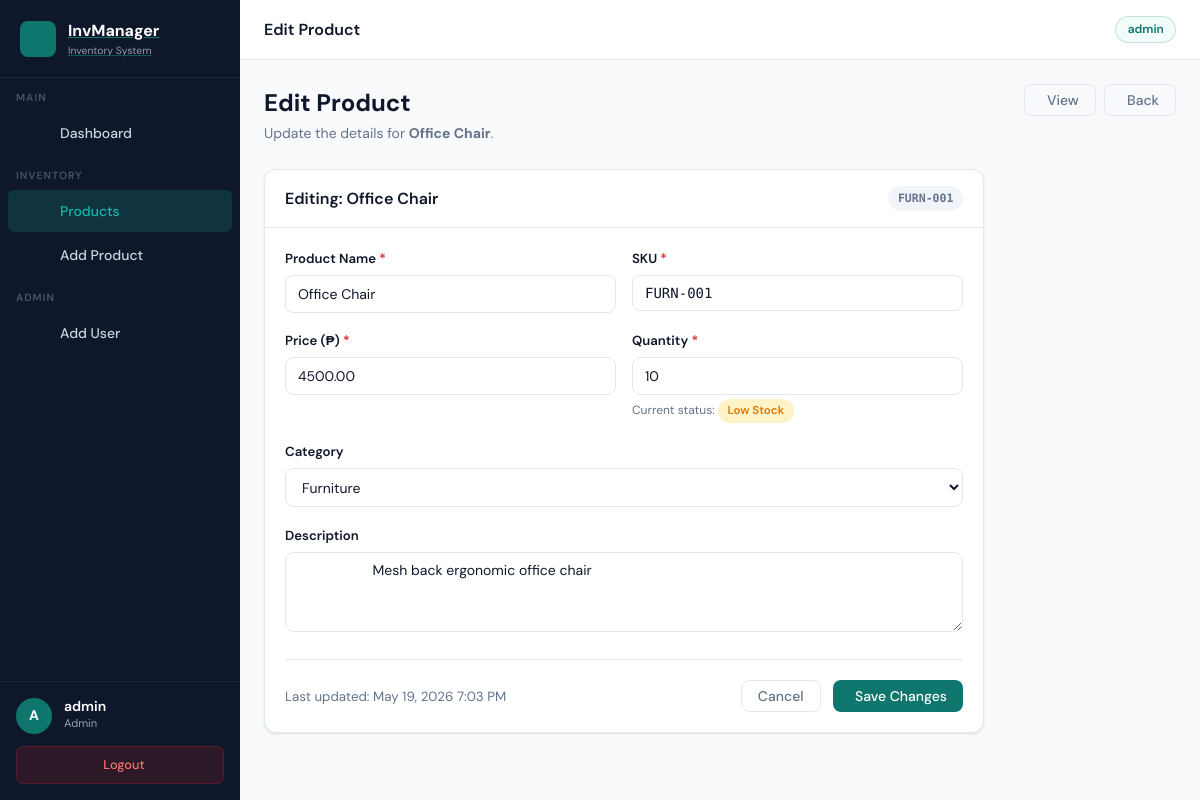
The page /views/products/edit.php?id=5 (signed in) on the database its author committed.
### tables this page shows
CREATE TABLE IF NOT EXISTS products (
    id          INT AUTO_INCREMENT PRIMARY KEY,
    name        VARCHAR(150) NOT NULL,
    sku         VARCHAR(80)  NOT NULL UNIQUE,
    category_id INT,
    price       DECIMAL(10,2) NOT NULL DEFAULT 0.00,
    quantity    INT          NOT NULL DEFAULT 0,
    description TEXT,
    created_by  INT,                               
    created_at  DATETIME DEFAULT CURRENT_TIMESTAMP,
    updated_at  DATETIME DEFAULT CURRENT_TIMESTAMP ON UPDATE CURRENT_TIMESTAMP,

    FOREIGN KEY (category_id) REFERENCES categories(id) ON DELETE SET NULL,
    FOREIGN KEY (created_by)  REFERENCES users(id)      ON DELETE SET NULL
);

CREATE TABLE IF NOT EXISTS categories (
    id          INT AUTO_INCREMENT PRIMARY KEY,
    name        VARCHAR(100) NOT NULL UNIQUE,
    description TEXT,
    created_at  DATETIME DEFAULT CURRENT_TIMESTAMP
);

### controllers/ProductController.php (called while the page is built, shortened)
<?php
require_once __DIR__ . '/../models/Product.php';
class ProductController {
    private mysqli $conn;
    public function __construct(mysqli $conn) {
        $this->conn = $conn;
    }
    public function getById(int $id): ?Product {
        $stmt = $this->conn->prepare(
            'SELECT p.*, c.name AS category_name
               FROM products p
               LEFT JOIN categories c ON p.category_id = c.id
              WHERE p.id = ?
              LIMIT 1'
        );
        $stmt->bind_param('i', $id);
        $stmt->execute();
        $result = $stmt->get_result();
        $row = $result->fetch_assoc();
        return new Product(
            $row['name'],
            $row['sku'],
            (float)$row['price'],
            (int)$row['quantity'],
            $row['description'] ?? '',
            $row['category_id'] ? (int)$row['category_id'] : null,
            $row['created_by']  ? (int)$row['created_by']  : null,
            (int)$row['id'],
            $row['created_at'],
            $row['updated_at'],
            $row['category_name'] ?? ''
        );
    }
}

### models/Product.php (called while the page is built, shortened)
<?php
class Product {
    public int    $quantity;
    public function __construct(
        string $name,
        string $sku,
        float  $price,
        int    $quantity,
        string $description   = '',
        ?int   $category_id   = null,
        ?int   $created_by    = null,
        int    $id            = 0,
        string $created_at    = '',
        string $updated_at    = '',
        string $category_name = ''
    ) {
        $this->id            = $id;
        $this->name          = trim($name);
        $this->sku           = strtoupper(trim($sku));
        $this->price         = $price;
        $this->quantity      = $quantity;
        $this->description   = trim($description);
        $this->category_id   = $category_id;
        $this->updated_at    = $updated_at;
    }
    public function stockStatus(): string {
        if ($this->quantity <= 10)  return 'Low Stock';
        return 'In Stock';
    }
    public function stockClass(): string {
        if ($this->quantity <= 10)  return 'badge-warning';
        return 'badge-success';
    }
}

### config/auth.php (called while the page is built, shortened)
<?php
function h(string $value): string {
    return htmlspecialchars($value, ENT_QUOTES, 'UTF-8');
}

### controllers/CategoryController.php (called while the page is built)
<?php
require_once __DIR__ . '/../models/Category.php';
class CategoryController {
    private mysqli $conn;
    public function __construct(mysqli $conn) {
        $this->conn = $conn;
    }
    public function getAll(): array {
        $result     = $this->conn->query('SELECT * FROM categories ORDER BY name');
        $categories = [];
        while ($row = $result->fetch_assoc()) {
            $categories[] = new Category(
                $row['name'],
                $row['description'] ?? '',
                (int)$row['id'],
                $row['created_at']
            );
        }
        return $categories;
    }
}

### models/Category.php (called while the page is built, shortened)
<?php
class Category {
    public function __construct(
        string $name,
        string $description = '',
        int    $id          = 0,
        string $created_at  = ''
    ) {
        $this->id          = $id;
        $this->name        = trim($name);
    }
}

### views/products/edit.php (the view, shortened to what this page needs)
<?php
require_once __DIR__ . '/../../config/auth.php';
require_once __DIR__ . '/../../config/database.php';
require_once __DIR__ . '/../../controllers/ProductController.php';
require_once __DIR__ . '/../../controllers/CategoryController.php';
$id = (int)($_GET['id'] ?? 0);
$productCtrl  = new ProductController($conn);
$categoryCtrl = new CategoryController($conn);
$categories   = $categoryCtrl->getAll();
$product = $productCtrl->getById($id);
?>
<?php require __DIR__ . '/../partial/header_app.php'; ?>
<div class="page-header">
    <div>
        <h1>Edit Product</h1>
        <p>Update the details for <strong><?= h($product->name) ?></strong>.</p>
    </div>
    <div style="display:flex; gap:.5rem;">
        <a href="/views/products/view.php?id=<?= $product->id ?>" class="btn btn-outline">
            <i class="ph-bold ph-eye"></i> View
        </a>
        <a href="/views/products/index.php" class="btn btn-outline">
            <i class="ph-bold ph-arrow-left"></i> Back
        </a>
    </div>
</div>
<div style="max-width:720px;">
<div class="card">
    <div class="card-header">
        <span class="card-title">
            <i class="ph-bold ph-pencil"></i> Editing: <?= h($product->name) ?>
        </span>
        <span class="badge badge-neutral" style="font-family:var(--font-mono);"><?= h($product->sku) ?></span>
    </div>
    <div class="card-body">
        <form method="POST" novalidate>
            <div class="form-row">
                <div class="form-group">
                    <label for="name" class="required">Product Name</label>
                    <input
                        type="text"
                        id="name"
                        name="name"
                        value="<?= h($product->name) ?>"
                        required
                        maxlength="150"
                    >
                </div>
                <div class="form-group">
                    <label for="sku" class="required">SKU</label>
                    <input
                        type="text"
                        id="sku"
                        name="sku"
                        value="<?= h($product->sku) ?>"
                        required
                        maxlength="80"
                        style="font-family: var(--font-mono); text-transform:uppercase;"
                        oninput="this.value = this.value.toUpperCase()"
                    >
                </div>
            </div>
            <div class="form-row">
                <div class="form-group">
                    <label for="price" class="required">Price (₱)</label>
                    <input
                        type="number"
                        id="price"
                        name="price"
                        value="<?= number_format($product->price, 2, '.', '') ?>"
                        min="0"
                        step="0.01"
                        required
                    >
                </div>
                <div class="form-group">
                    <label for="quantity" class="required">Quantity</label>
                    <input
                        type="number"
                        id="quantity"
                        name="quantity"
                        value="<?= $product->quantity ?>"
                        min="0"
                        step="1"
                        required
                    >
                    <p class="form-hint">
                        Current status:
                        <span class="badge <?= $product->stockClass() ?>"><?= $product->stockStatus() ?></span>
                    </p>
                </div>
            </div>
            <div class="form-group">
                <label for="category_id">Category</label>
                <select id="category_id" name="category_id">
                    <?php foreach ($categories as $cat): ?>
                        <option value="<?= $cat->id ?>"
                            <?= $product->category_id === $cat->id ? 'selected' : '' ?>>
                            <?= h($cat->name) ?>
                        </option>
                    <?php endforeach; ?>
                </select>
            </div>
            <div class="form-group">
                <label for="description">Description</label>
                <textarea id="description" name="description" rows="3">
                    <?= h($product->description) ?>
                </textarea>
            </div>
            <hr class="divider">
            <div style="display:flex; gap:.75rem; justify-content:space-between; align-items:center; flex-wrap:wrap;">
                <small class="text-muted">
                    Last updated: <?= date('M d, Y g:i A', strtotime($product->updated_at)) ?>
                </small>
                <div style="display:flex; gap:.75rem;">
                    <a href="/views/products/index.php" class="btn btn-outline">Cancel</a>
                    <button type="submit" name="update_product" class="btn btn-primary">
                        <i class="ph-bold ph-floppy-disk"></i> Save Changes
                    </button>
                </div>
            </div>
        </form>
    </div>
</div>
</div>
<?php require __DIR__ . '/../partial/footer_app.php'; ?>

### public/styles.css (style rules this page uses)
:root { --primary: #0f766e; --primary-light: #14b8a6; --primary-dark: #0d5752; --primary-bg: #f0fdfa; --success: #16a34a; --success-bg: #dcfce7; --danger: #dc2626; --danger-bg: #fee2e2; --warning: #d97706; --warning-bg: #fef3c7; --info: #0369a1; --info-bg: #e0f2fe; --bg: #f8fafc; --surface: #ffffff; --border: #e2e8f0; --border-focus: #14b8a6; --text: #0f172a; --text-muted: #64748b; --text-light: #94a3b8; --sidebar-bg: #0f172a; --sidebar-w: 240px; --sidebar-text: #cbd5e1; --sidebar-active: #14b8a6; --header-h: 60px; --radius: 8px; --radius-lg: 12px; --shadow-sm: 0 1px 3px rgba(0,0,0,.07), 0 1px 2px rgba(0,0,0,.04); --shadow: 0 4px 12px rgba(0,0,0,.08); --shadow-lg: 0 10px 30px rgba(0,0,0,.12); --font: 'DM Sans', sans-serif; --font-mono: 'DM Mono', monospace; }
*, *::before, *::after { box-sizing: border-box; margin: 0; padding: 0; }
html { font-size: 16px; scroll-behavior: smooth; }
body { font-family: var(--font); background: var(--bg); color: var(--text); line-height: 1.6; min-height: 100vh; }
a { color: var(--primary); text-decoration: none; }
.page-header { display: flex; align-items: flex-start; justify-content: space-between; flex-wrap: wrap; gap: 1rem; margin-bottom: 1.5rem; }
.page-header h1 { font-size: 1.5rem; font-weight: 700; }
.page-header p { color: var(--text-muted); font-size: .875rem; margin: 0; }
.card { background: var(--surface); border: 1px solid var(--border); border-radius: var(--radius-lg); box-shadow: var(--shadow-sm); }
.card-header { padding: 1rem 1.25rem; border-bottom: 1px solid var(--border); display: flex; align-items: center; justify-content: space-between; gap: 1rem; flex-wrap: wrap; }
.card-title { font-size: 1rem; font-weight: 600; }
.card-body { padding: 1.25rem; }
.badge { display: inline-flex; align-items: center; padding: .2rem .6rem; border-radius: 20px; font-size: .72rem; font-weight: 600; }
.badge-warning { background: var(--warning-bg); color: var(--warning); }
.badge-neutral { background: #f1f5f9; color: var(--text-muted); }
.btn { display: inline-flex; align-items: center; gap: .4rem; padding: .5rem 1rem; border-radius: var(--radius); border: none; cursor: pointer; font-family: var(--font); font-size: .875rem; font-weight: 500; line-height: 1; transition: background .15s, transform .1s, box-shadow .15s; text-decoration: none; white-space: nowrap; }
.btn-primary { background: var(--primary); color: white; }
.btn-outline { background: transparent; color: var(--text-muted); border: 1px solid var(--border); }
.form-group { margin-bottom: 1.1rem; }
label { display: block; font-size: .825rem; font-weight: 600; margin-bottom: .35rem; color: var(--text); }
.required::after { content: ' *'; color: var(--danger); }
input[type="text"], input[type="email"], input[type="password"], input[type="number"], select, textarea { width: 100%; padding: .55rem .75rem; border: 1px solid var(--border); border-radius: var(--radius); font-size: .875rem; font-family: var(--font); color: var(--text); background: white; transition: border-color .15s, box-shadow .15s; }
textarea { resize: vertical; min-height: 80px; }
.form-hint { font-size: .75rem; color: var(--text-muted); margin-top: .25rem; }
.form-row { display: grid; grid-template-columns: 1fr 1fr; gap: 1rem; }
.text-muted { color: var(--text-muted); }
.divider { border: none; border-top: 1px solid var(--border); margin: 1.25rem 0; }

### rows shown on the page
products: name "Office Chair", sku "FURN-001", price "4500.00", quantity "10", quantity "Low Stock", category_id "Furniture", description "Mesh back ergonomic office chair", updated_at "May 19, 2026 7:03 PM"

### other values the page prints
substr($currentUser['username'], 0, 1) "A"
$currentUser['username'] "admin"
$currentUser['role'] "Admin"
$pageTitle "Edit Product"
